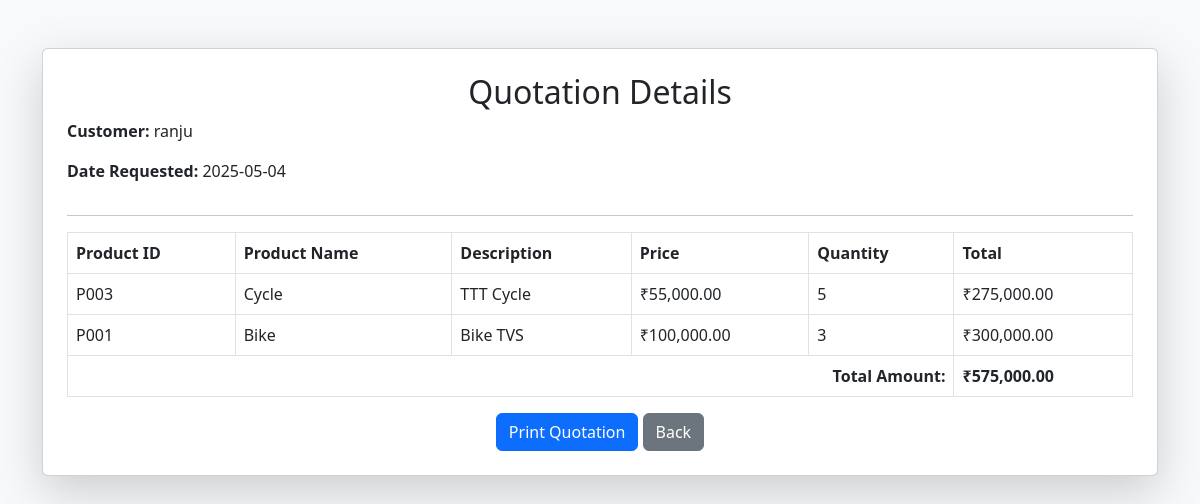
Page /view_quotation.php?id=10 (signed in) on the committed database.
### tables this page shows
CREATE TABLE `quotations` (
  `id` int NOT NULL AUTO_INCREMENT,
  `customer_id` int NOT NULL,
  `date_requested` date NOT NULL,
  PRIMARY KEY (`id`),
  KEY `customer_id` (`customer_id`),
  CONSTRAINT `quotations_ibfk_1` FOREIGN KEY (`customer_id`) REFERENCES `customers` (`id`) ON DELETE CASCADE
);

CREATE TABLE `customers` (
  `id` int NOT NULL AUTO_INCREMENT,
  `name` varchar(100) NOT NULL,
  `address` text NOT NULL,
  `phone` varchar(15) NOT NULL,
  `email` varchar(100) NOT NULL,
  PRIMARY KEY (`id`),
  UNIQUE KEY `email` (`email`)
);

CREATE TABLE `quotation_items` (
  `id` int NOT NULL AUTO_INCREMENT,
  `quotation_id` int NOT NULL,
  `product_id` varchar(20) NOT NULL,
  `quantity` int NOT NULL,
  PRIMARY KEY (`id`),
  KEY `quotation_id` (`quotation_id`),
  KEY `product_id` (`product_id`),
  CONSTRAINT `quotation_items_ibfk_1` FOREIGN KEY (`quotation_id`) REFERENCES `quotations` (`id`) ON DELETE CASCADE,
  CONSTRAINT `quotation_items_ibfk_2` FOREIGN KEY (`product_id`) REFERENCES `products` (`id`) ON DELETE CASCADE,
  CONSTRAINT `quotation_items_chk_1` CHECK ((`quantity` > 0))
);

CREATE TABLE `products` (
  `id` varchar(20) NOT NULL,
  `name` varchar(100) NOT NULL,
  `description` text,
  `price` decimal(10,2) NOT NULL,
  `gst_percent` decimal(5,2) DEFAULT '0.00',
  PRIMARY KEY (`id`)
);

### view_quotation.php (the view, shortened to what this page needs)
<?php
include 'db_connect.php';
$quotation_id = intval($_GET['id']);
$quotation_query = $conn->query("SELECT q.id, q.date_requested, c.name AS customer_name, c.address, c.phone, c.email FROM quotations q JOIN customers c ON q.customer_id = c.id WHERE q.id = $quotation_id");
$quotation = $quotation_query->fetch_assoc();
$quotation_items_query = $conn->query("SELECT p.id AS product_id, p.name AS product_name, p.description, p.price, qi.quantity FROM quotation_items qi JOIN products p ON qi.product_id = p.id WHERE qi.quotation_id = $quotation_id");
$quotation_items = [];
while ($row = $quotation_items_query->fetch_assoc()) {
    $quotation_items[] = $row;
}
?>
<!DOCTYPE html>
<html lang="en">
<head>
    <link rel="stylesheet" href="https://cdnjs.cloudflare.com/ajax/libs/bootstrap/5.3.0/css/bootstrap.min.css">
</head>
<body class="bg-light">
    <div class="container mt-5">
        <div class="card shadow-lg p-4">
            <h2 class="text-center">Quotation Details</h2>
            <p><strong>Customer:</strong> <?php echo htmlspecialchars($quotation['customer_name']); ?></p>
            <p><strong>Date Requested:</strong> <?php echo htmlspecialchars($quotation['date_requested']); ?></p>
            <hr>
            <table class="table table-bordered">
                <thead>
                    <tr>
                        <th>Product ID</th>
                        <th>Product Name</th>
                        <th>Description</th>
                        <th>Price</th>
                        <th>Quantity</th>
                        <th>Total</th>
                    </tr>
                </thead>
                <tbody>
                    <?php
                    $total_cost = 0;
                    foreach ($quotation_items as $item) {
                        $total_price = $item['price'] * $item['quantity'];
                        $total_cost += $total_price;
                        echo "<tr>
                            <td>{$item['product_id']}</td>
                            <td>{$item['product_name']}</td>
                            <td>{$item['description']}</td>
                            <td>₹" . number_format($item['price'], 2) . "</td>
                            <td>{$item['quantity']}</td>
                            <td>₹" . number_format($total_price, 2) . "</td>
                        </tr>";
                    }
                    ?>
                </tbody>
                <tfoot>
                    <tr>
                        <th colspan="5" class="text-end">Total Amount:</th>
                        <th>₹<?php echo number_format($total_cost, 2); ?></th>
                    </tr>
                </tfoot>
            </table>
            <div class="text-center">
                <a href="print_quotation.php?id=<?php echo $quotation_id; ?>" target="_blank" class="btn btn-primary">Print Quotation</a>
                <a href="quotations.php" class="btn btn-secondary">Back</a>
            </div>
        </div>
    </div>
</body>
</html>

### rows in the picture
quotations: customer.name "ranju", date_requested "2025-05-04"
quotation_items: product "P003", product.name "Cycle", product.description "TTT Cycle", product.price "55,000.00", quantity "5", total_price "275,000.00"
quotation_items: product "P001", product.name "Bike", product.description "Bike TVS", product.price "100,000.00", quantity "3", total_price "300,000.00"

### other values in the picture
$total_cost "575,000.00"
